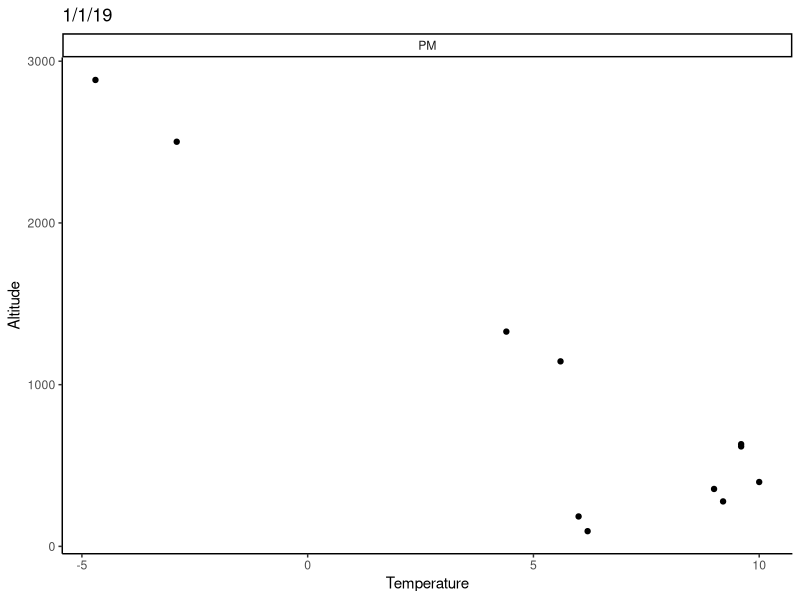
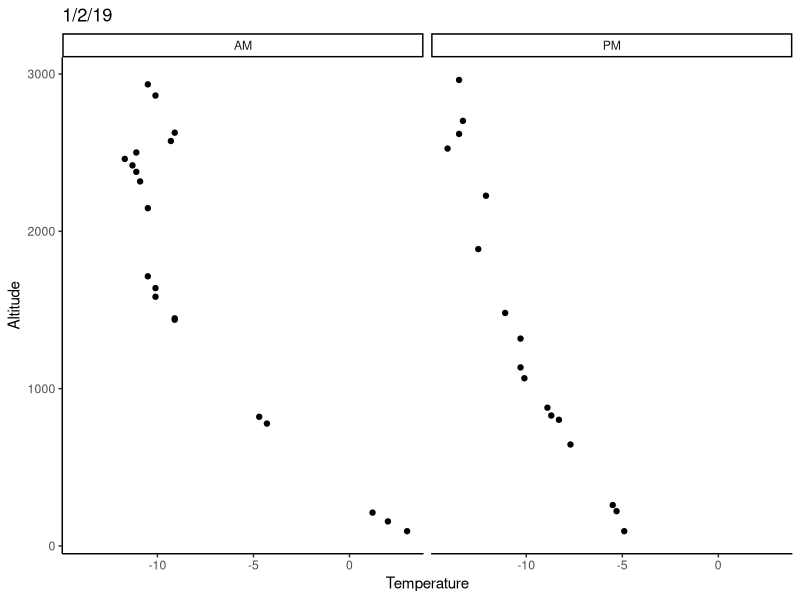
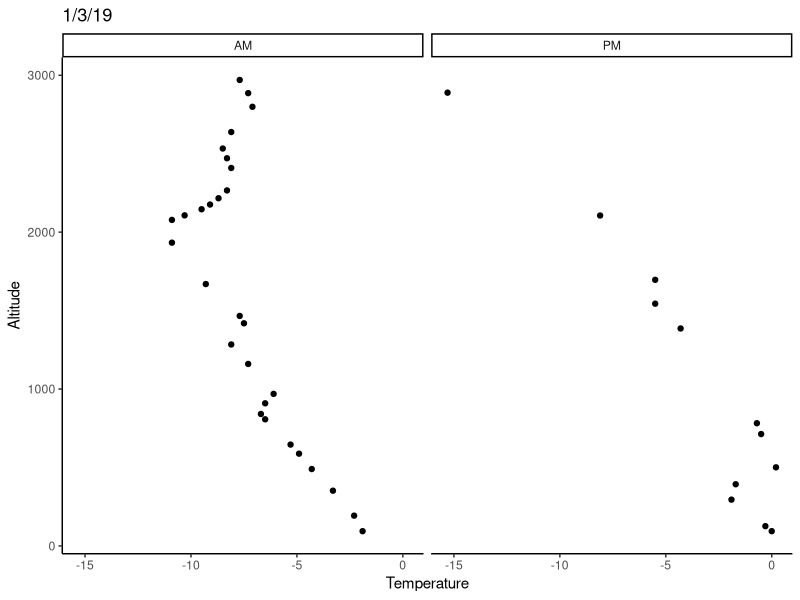

Generate these figures, in order, with R:

balloondata <- read.csv("balloondata.csv", stringsAsFactors = TRUE)
library(dplyr)
library(ggplot2)
balloondatafixed<- balloondata[which(balloondata$tmpc != "M"), ]
balloondatafixed$tmpc<-as.character(balloondatafixed$tmpc)
balloondatafixed$height_m <- as.numeric(as.character(balloondatafixed$height_m))
balloondatafixed$tmpc <- as.numeric(as.character(balloondatafixed$tmpc))
balloondatafixed2 <- subset(balloondatafixed, height_m <= 3000)

date_plots <- list()
for(i in unique(balloondatafixed2$date)){
  p <- ggplot(balloondatafixed2[balloondatafixed2$date == i,], aes(x = tmpc, y = height_m)) + geom_point() +
    theme_classic() + facet_wrap(~ AM_PM) +
    xlab("Temperature") + ylab("Altitude")  + labs(title= paste(i))
  date_plots[[i]] = p
}
for (i in 1:3) {
  print(date_plots[[i]])
}

print(balloondatafixed2[1,])
#date_ams = list()
#am <- filter(balloondatafixed2, AM_PM == 'AM')
#newam <- subset(am, selected = c('tmpc', 'pressure_mb', 'height_m'))
#for (day in unique(am$date)){
# am <-

am<-filter(balloondatafixed2, AM_PM == "AM")

amdata <- am[c("date", "tmpc", "pressure_mb")]


#lapserate function


pm<-filter(balloondatafixed2, AM_PM == "PM")
pmdata <- pm[c("date","tmpc", "pressure_mb")]


#grabs the number of rows with nrow, and creates a range of numbers
nrow(amdata)
i <- 1:(nrow(amdata)-1)
i[1]

j <- 2:nrow(amdata)
length(i) - length(j)
lapserateam<- (amdata$tmpc[j] - amdata$tmpc[i]) /(amdata$pressure_mb[j] - amdata$pressure_mb[i])

class(amdata)

nrow(pmdata)
m <- 1:(nrow(pmdata)-1)
m[1]

n <- 2:nrow(pmdata)
length(m) - length(n)
lapseratepm <- (pmdata$tmpc[n] - pmdata$tmpc[m]) /(pmdata$pressure_mb[n] - pmdata$pressure_mb[m])


#this finds all the am and pm lapserate values

lapserateam
lapseratepm
amlapserate <- data.frame(lapse.rate.am = c(lapserateam))

pmlapserate <- data.frame(lapse.rate.pm = c(lapseratepm))

AMinversions <- filter(amlapserate, lapse.rate.am < 0 )
PMinversions <- filter(pmlapserate, lapse.rate.pm < 0)

#x <- as.numeric(as.character(x))



